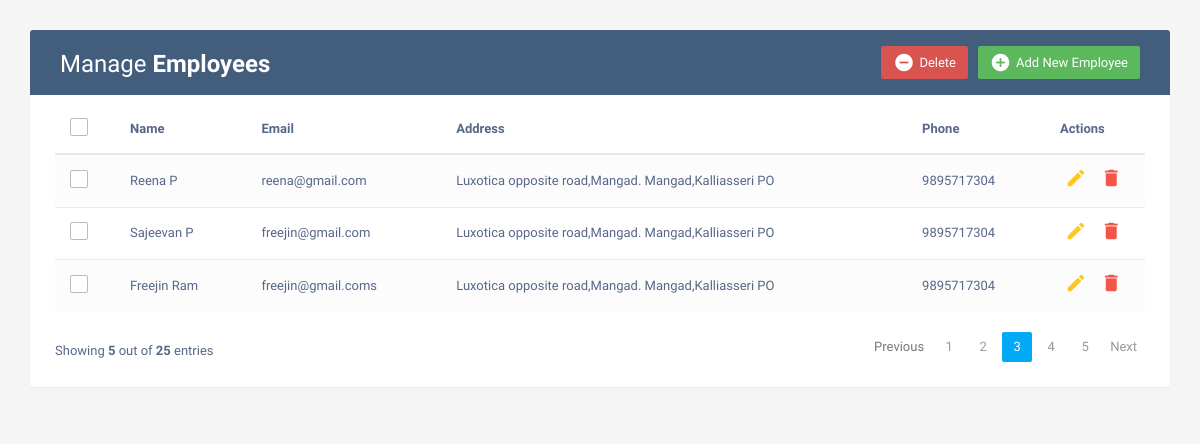
The page / on the database its author committed.
### my_app/models.py (models this page shows)
class Employees(models.Model):
    name = models.CharField(max_length=100)
    email = models.EmailField(max_length=100)
    address = models.TextField()
    phone = models.IntegerField()

### my_app/views.py (the view)
# urls.py: path("", views.index, name="index"),
def index(request):
    emp = Employees.objects.all()
    context = {
        "emp": emp,
    }
    return render(request, "index.html", context)

### templates/index.html (shortened to what this page needs)
{% load static %}
<!DOCTYPE html>
<html lang="en">
<head>
    <link rel="stylesheet" href="https://maxcdn.bootstrapcdn.com/font-awesome/4.7.0/css/font-awesome.min.css">
    <link rel="stylesheet" href="https://maxcdn.bootstrapcdn.com/bootstrap/3.3.7/css/bootstrap.min.css">
    <link rel="stylesheet" href="{% static 'index.css' %}">
<body>
    <div class="container">
        <div class="table-wrapper">
            <div class="table-title">
                <div class="row">
                    <div class="col-sm-6">
                        <h2>Manage <b>Employees</b></h2>
                    </div>
                    <div class="col-sm-6">
                        <a href="#addEmployeeModal" class="btn btn-success" data-toggle="modal"><i
                                class="material-icons">&#xE147;</i> <span>Add New Employee</span></a>
                        <a href="#deleteEmployeeModal" class="btn btn-danger" data-toggle="modal"><i
                                class="material-icons">&#xE15C;</i> <span>Delete</span></a>
                    </div>
                </div>
            </div>
            <table class="table table-striped table-hover">
                <thead>
                    <tr>
                        <th>
                            <span class="custom-checkbox">
                                <label for="selectAll"></label>
                            </span>
                        </th>
                        <th>Name</th>
                        <th>Email</th>
                        <th>Address</th>
                        <th>Phone</th>
                        <th>Actions</th>
                    </tr>
                </thead>
                <tbody>
                    {% for i in emp %}
                    <tr>
                        <td>
                            <span class="custom-checkbox">
                                <label for="checkbox1"></label>
                            </span>
                        </td>
                        <td>{{ i.name }}</td>
                        <td>{{ i.email }}</td>
                        <td>{{ i.address }}</td>
                        <td>{{ i.phone }}</td>
                        <td>
                            <a href="#editEmployeeModal-{{forloop.counter}}" class="edit" data-toggle="modal"><i
                                    class="material-icons" data-toggle="tooltip" title="Edit">&#xE254;</i></a>
                            <a href="#deleteEmployeeModal-{{forloop.counter}}" class="delete" data-toggle="modal"><i
                                    class="material-icons" data-toggle="tooltip" title="Delete">&#xE872;</i></a>
                        </td>
                    </tr>
                    {% endfor %}
                </tbody>
            </table>
            <div class="clearfix">
                <div class="hint-text">Showing <b>5</b> out of <b>25</b> entries</div>
                <ul class="pagination">
                    <li class="page-item disabled"><a href="#">Previous</a></li>
                    <li class="page-item"><a href="#" class="page-link">1</a></li>
                    <li class="page-item"><a href="#" class="page-link">2</a></li>
                    <li class="page-item active"><a href="#" class="page-link">3</a></li>
                    <li class="page-item"><a href="#" class="page-link">4</a></li>
                    <li class="page-item"><a href="#" class="page-link">5</a></li>
                    <li class="page-item"><a href="#" class="page-link">Next</a></li>
                </ul>
            </div>
        </div>
    </div>
</body>
</html>

### my_app/static/index.css (style rules this page uses)
body { color: #566787; background: #f5f5f5; font-family: 'Varela Round', sans-serif; font-size: 13px; }
.table-wrapper { background: #fff; padding: 20px 25px; margin: 30px 0; border-radius: 3px; box-shadow: 0 1px 1px rgba(0, 0, 0, .05); }
.table-title { padding-bottom: 15px; background: #435d7d; color: #fff; padding: 16px 30px; margin: -20px -25px 10px; border-radius: 3px 3px 0 0; }
.table-title h2 { margin: 5px 0 0; font-size: 24px; }
.table-title .btn { color: #fff; float: right; font-size: 13px; border: none; min-width: 50px; border-radius: 2px; border: none; outline: none !important; margin-left: 10px; }
.table-title .btn i { float: left; font-size: 21px; margin-right: 5px; }
.table-title .btn span { float: left; margin-top: 2px; }
table.table tr th, table.table tr td { border-color: #e9e9e9; padding: 12px 15px; vertical-align: middle; }
table.table tr th:first-child { width: 60px; }
table.table tr th:last-child { width: 100px; }
table.table-striped tbody tr:nth-of-type(odd) { background-color: #fcfcfc; }
table.table td:last-child i { opacity: 0.9; font-size: 22px; margin: 0 5px; }
table.table td a { font-weight: bold; color: #566787; display: inline-block; text-decoration: none; outline: none !important; }
table.table td a.edit { color: #FFC107; }
table.table td a.delete { color: #F44336; }
table.table td i { font-size: 19px; }
.pagination { float: right; margin: 0 0 5px; }
.pagination li a { border: none; font-size: 13px; min-width: 30px; min-height: 30px; color: #999; margin: 0 2px; line-height: 30px; border-radius: 2px !important; text-align: center; padding: 0 6px; }
.pagination li.active a, .pagination li.active a.page-link { background: #03A9F4; }
.hint-text { float: left; margin-top: 10px; font-size: 13px; }
.custom-checkbox { position: relative; }
.custom-checkbox label:before { width: 18px; height: 18px; }
.custom-checkbox label:before { content: ''; margin-right: 10px; display: inline-block; vertical-align: text-top; background: white; border: 1px solid #bbb; border-radius: 2px; box-sizing: border-box; z-index: 2; }

### rows shown on the page
Employees: name "Reena P", email "reena@gmail.com", address "Luxotica opposite road,Mangad. Mangad,Kalliasseri PO", phone "9895717304"
Employees: name "Sajeevan P", email "freejin@gmail.com", address "Luxotica opposite road,Mangad. Mangad,Kalliasseri PO", phone "9895717304"
Employees: name "Freejin Ram", email "freejin@gmail.coms", address "Luxotica opposite road,Mangad. Mangad,Kalliasseri PO", phone "9895717304"
